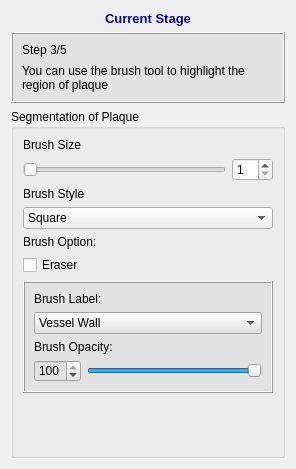
<?xml version="1.0" encoding="UTF-8"?>
<ui version="4.0">
 <class>QInteractorStylePaintBrush</class>
 <widget class="QWidget" name="QInteractorStylePaintBrush">
  <property name="geometry">
   <rect>
    <x>0</x>
    <y>0</y>
    <width>296</width>
    <height>469</height>
   </rect>
  </property>
  <property name="windowTitle">
   <string>PaintBrush</string>
  </property>
  <layout class="QVBoxLayout" name="verticalLayout_2">
   <item>
    <widget class="QLabel" name="label_25">
     <property name="font">
      <font>
       <pointsize>10</pointsize>
       <weight>75</weight>
       <bold>true</bold>
      </font>
     </property>
     <property name="text">
      <string>&lt;html&gt;&lt;head/&gt;&lt;body&gt;&lt;p&gt;&lt;span style=&quot; color:#0000a5;&quot;&gt;Current Stage&lt;/span&gt;&lt;/p&gt;&lt;/body&gt;&lt;/html&gt;</string>
     </property>
     <property name="alignment">
      <set>Qt::AlignCenter</set>
     </property>
    </widget>
   </item>
   <item>
    <widget class="QFrame" name="frame_6">
     <property name="minimumSize">
      <size>
       <width>0</width>
       <height>0</height>
      </size>
     </property>
     <property name="font">
      <font>
       <family>Arial</family>
       <pointsize>10</pointsize>
      </font>
     </property>
     <property name="styleSheet">
      <string notr="true">background-color: rgb(226, 226, 226)</string>
     </property>
     <property name="frameShape">
      <enum>QFrame::Box</enum>
     </property>
     <property name="frameShadow">
      <enum>QFrame::Raised</enum>
     </property>
     <property name="lineWidth">
      <number>1</number>
     </property>
     <layout class="QVBoxLayout" name="verticalLayout_13">
      <property name="spacing">
       <number>7</number>
      </property>
      <item>
       <layout class="QVBoxLayout" name="verticalLayout_14">
        <property name="spacing">
         <number>7</number>
        </property>
        <item>
         <layout class="QHBoxLayout" name="horizontalLayout_12">
          <item>
           <widget class="QLabel" name="label_26">
            <property name="font">
             <font>
              <family>Arial</family>
             </font>
            </property>
            <property name="text">
             <string>Step 3/5</string>
            </property>
           </widget>
          </item>
         </layout>
        </item>
       </layout>
      </item>
      <item>
       <widget class="QLabel" name="label_22">
        <property name="text">
         <string>You can use the brush tool to highlight the region of plaque</string>
        </property>
        <property name="wordWrap">
         <bool>true</bool>
        </property>
       </widget>
      </item>
     </layout>
    </widget>
   </item>
   <item>
    <widget class="QGroupBox" name="groupBox_3">
     <property name="title">
      <string>Segmentation of Plaque</string>
     </property>
     <layout class="QVBoxLayout" name="verticalLayout">
      <item>
       <widget class="QLabel" name="label_16">
        <property name="text">
         <string>Brush Size</string>
        </property>
       </widget>
      </item>
      <item>
       <layout class="QHBoxLayout" name="horizontalLayout">
        <item>
         <widget class="QSlider" name="BrushSizeSlider">
          <property name="minimum">
           <number>1</number>
          </property>
          <property name="maximum">
           <number>40</number>
          </property>
          <property name="orientation">
           <enum>Qt::Horizontal</enum>
          </property>
         </widget>
        </item>
        <item>
         <widget class="QSpinBox" name="BrushSizeSpinBox">
          <property name="minimum">
           <number>1</number>
          </property>
          <property name="maximum">
           <number>40</number>
          </property>
         </widget>
        </item>
       </layout>
      </item>
      <item>
       <widget class="QLabel" name="label_17">
        <property name="text">
         <string>Brush Style</string>
        </property>
       </widget>
      </item>
      <item>
       <layout class="QHBoxLayout" name="horizontalLayout_9">
        <item>
         <widget class="QComboBox" name="BrushComBox">
          <item>
           <property name="text">
            <string>Square</string>
           </property>
          </item>
          <item>
           <property name="text">
            <string>Circle</string>
           </property>
          </item>
         </widget>
        </item>
       </layout>
      </item>
      <item>
       <widget class="QLabel" name="label_15">
        <property name="text">
         <string>Brush Option:</string>
        </property>
       </widget>
      </item>
      <item>
       <widget class="QCheckBox" name="eraserCheckBox">
        <property name="text">
         <string>Eraser</string>
        </property>
       </widget>
      </item>
      <item>
       <widget class="QFrame" name="frame_4">
        <property name="minimumSize">
         <size>
          <width>0</width>
          <height>0</height>
         </size>
        </property>
        <property name="styleSheet">
         <string notr="true">background-color: rgb(226, 226, 226)</string>
        </property>
        <property name="frameShape">
         <enum>QFrame::Box</enum>
        </property>
        <property name="frameShadow">
         <enum>QFrame::Raised</enum>
        </property>
        <layout class="QVBoxLayout" name="verticalLayout_9">
         <item>
          <widget class="QLabel" name="activeLabelLabel">
           <property name="font">
            <font>
             <family>Arial</family>
            </font>
           </property>
           <property name="text">
            <string>Brush Label:</string>
           </property>
          </widget>
         </item>
         <item>
          <widget class="QComboBox" name="labelComboBox">
           <property name="font">
            <font>
             <family>Arial</family>
            </font>
           </property>
           <property name="iconSize">
            <size>
             <width>13</width>
             <height>13</height>
            </size>
           </property>
           <item>
            <property name="text">
             <string>Vessel Wall</string>
            </property>
            <property name="icon">
             <iconset resource="../../Main/resources/IADE_Analyzer.qrc">
              <normaloff>:/icons/bluebox.png</normaloff>:/icons/bluebox.png</iconset>
            </property>
           </item>
           <item>
            <property name="text">
             <string>Lumen</string>
            </property>
            <property name="icon">
             <iconset resource="../../Main/resources/IADE_Analyzer.qrc">
              <normaloff>:/icons/redbox.png</normaloff>:/icons/redbox.png</iconset>
            </property>
           </item>
           <item>
            <property name="text">
             <string>Calcification</string>
            </property>
            <property name="icon">
             <iconset resource="../../Main/resources/IADE_Analyzer.qrc">
              <normaloff>:/icons/greenbox.png</normaloff>:/icons/greenbox.png</iconset>
            </property>
           </item>
           <item>
            <property name="text">
             <string>Hemorrhage</string>
            </property>
            <property name="icon">
             <iconset resource="../../Main/resources/IADE_Analyzer.qrc">
              <normaloff>:/icons/yellowbox.png</normaloff>:/icons/yellowbox.png</iconset>
            </property>
           </item>
           <item>
            <property name="text">
             <string>LRNC</string>
            </property>
            <property name="icon">
             <iconset resource="../../Main/resources/IADE_Analyzer.qrc">
              <normaloff>:/icons/lightbluebox.png</normaloff>:/icons/lightbluebox.png</iconset>
            </property>
           </item>
           <item>
            <property name="text">
             <string>LM</string>
            </property>
            <property name="icon">
             <iconset resource="../../Main/resources/IADE_Analyzer.qrc">
              <normaloff>:/icons/purplebox.png</normaloff>:/icons/purplebox.png</iconset>
            </property>
           </item>
          </widget>
         </item>
         <item>
          <widget class="QLabel" name="label_13">
           <property name="font">
            <font>
             <family>Arial</family>
            </font>
           </property>
           <property name="text">
            <string>Brush Opacity:</string>
           </property>
          </widget>
         </item>
         <item>
          <layout class="QHBoxLayout" name="horizontalLayout_6">
           <property name="topMargin">
            <number>0</number>
           </property>
           <property name="bottomMargin">
            <number>0</number>
           </property>
           <item>
            <widget class="QSpinBox" name="opacitySpinBox">
             <property name="maximum">
              <number>100</number>
             </property>
             <property name="value">
              <number>100</number>
             </property>
            </widget>
           </item>
           <item>
            <widget class="QSlider" name="opacitySlider">
             <property name="maximum">
              <number>100</number>
             </property>
             <property name="value">
              <number>100</number>
             </property>
             <property name="sliderPosition">
              <number>100</number>
             </property>
             <property name="orientation">
              <enum>Qt::Horizontal</enum>
             </property>
            </widget>
           </item>
          </layout>
         </item>
        </layout>
       </widget>
      </item>
      <item>
       <spacer name="verticalSpacer">
        <property name="orientation">
         <enum>Qt::Vertical</enum>
        </property>
        <property name="sizeHint" stdset="0">
         <size>
          <width>20</width>
          <height>40</height>
         </size>
        </property>
       </spacer>
      </item>
     </layout>
    </widget>
   </item>
  </layout>
 </widget>
 <resources>
  <include location="../../Main/resources/IADE_Analyzer.qrc"/>
 </resources>
 <connections>
  <connection>
   <sender>BrushSizeSlider</sender>
   <signal>valueChanged(int)</signal>
   <receiver>BrushSizeSpinBox</receiver>
   <slot>setValue(int)</slot>
   <hints>
    <hint type="sourcelabel">
     <x>187</x>
     <y>160</y>
    </hint>
    <hint type="destinationlabel">
     <x>252</x>
     <y>167</y>
    </hint>
   </hints>
  </connection>
  <connection>
   <sender>BrushSizeSpinBox</sender>
   <signal>valueChanged(int)</signal>
   <receiver>BrushSizeSlider</receiver>
   <slot>setValue(int)</slot>
   <hints>
    <hint type="sourcelabel">
     <x>254</x>
     <y>163</y>
    </hint>
    <hint type="destinationlabel">
     <x>147</x>
     <y>163</y>
    </hint>
   </hints>
  </connection>
  <connection>
   <sender>eraserCheckBox</sender>
   <signal>toggled(bool)</signal>
   <receiver>frame_4</receiver>
   <slot>setDisabled(bool)</slot>
   <hints>
    <hint type="sourcelabel">
     <x>50</x>
     <y>256</y>
    </hint>
    <hint type="destinationlabel">
     <x>207</x>
     <y>271</y>
    </hint>
   </hints>
  </connection>
  <connection>
   <sender>opacitySpinBox</sender>
   <signal>valueChanged(int)</signal>
   <receiver>opacitySlider</receiver>
   <slot>setValue(int)</slot>
   <hints>
    <hint type="sourcelabel">
     <x>58</x>
     <y>353</y>
    </hint>
    <hint type="destinationlabel">
     <x>120</x>
     <y>354</y>
    </hint>
   </hints>
  </connection>
  <connection>
   <sender>opacitySlider</sender>
   <signal>valueChanged(int)</signal>
   <receiver>opacitySpinBox</receiver>
   <slot>setValue(int)</slot>
   <hints>
    <hint type="sourcelabel">
     <x>247</x>
     <y>358</y>
    </hint>
    <hint type="destinationlabel">
     <x>57</x>
     <y>362</y>
    </hint>
   </hints>
  </connection>
 </connections>
</ui>
